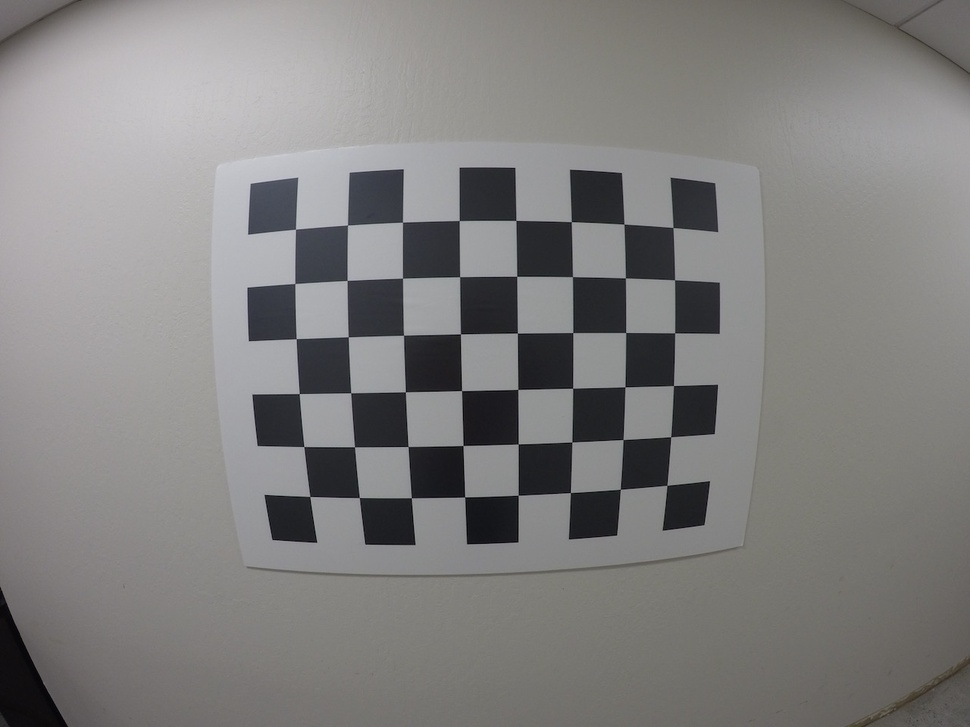
#> input picture sdcnd/CarND-Camera-Calibration/calibration_wide/GOPR0042.jpg, 970 x 727 px, shrunk from 1280 x 960 before the run
$ python perspective.py
#> lines starting #> are read from the running program, lines starting #| are printed output that depends on the picture; after the words box and inside, x2 and y2 are one past the last pixel; in counts of white or black regions, pixels touching at a corner belong together
import pickle
import cv2
import numpy as np
import matplotlib
matplotlib.use('svg')
import matplotlib.pyplot as plt
import matplotlib.image as mpimg

# Read in the saved camera matrix and distortion coefficients
# These are the arrays you calculated using cv2.calibrateCamera()
dist_pickle = pickle.load( open( "calibration_wide/wide_dist_pickle.p", "rb" ) )
#> (reads sdcnd/CarND-Camera-Calibration/calibration_wide/wide_dist_pickle.p from the repository)
mtx = dist_pickle["mtx"]
dist = dist_pickle["dist"]

# Read in an image
img = cv2.imread('calibration_wide/GOPR0042.jpg')
#> img is the input picture: shape (727, 970, 3); mean B, G, R 127.1, 127.8, 128.9
nx = 8 # the number of inside corners in x
ny = 6 # the number of inside corners in y

# MODIFY THIS FUNCTION TO GENERATE OUTPUT
# THAT LOOKS LIKE THE IMAGE ABOVE
def corners_unwarp(img, nx, ny, mtx, dist):
    # Pass in your image into this function
    # Write code to do the following steps
    # 1) Undistort using mtx and dist
#> called with nx = 8, ny = 6, mtx = array of shape (3, 3), dist = array of shape (1, 5)
    undist = cv2.undistort(img, mtx, dist, None, mtx)
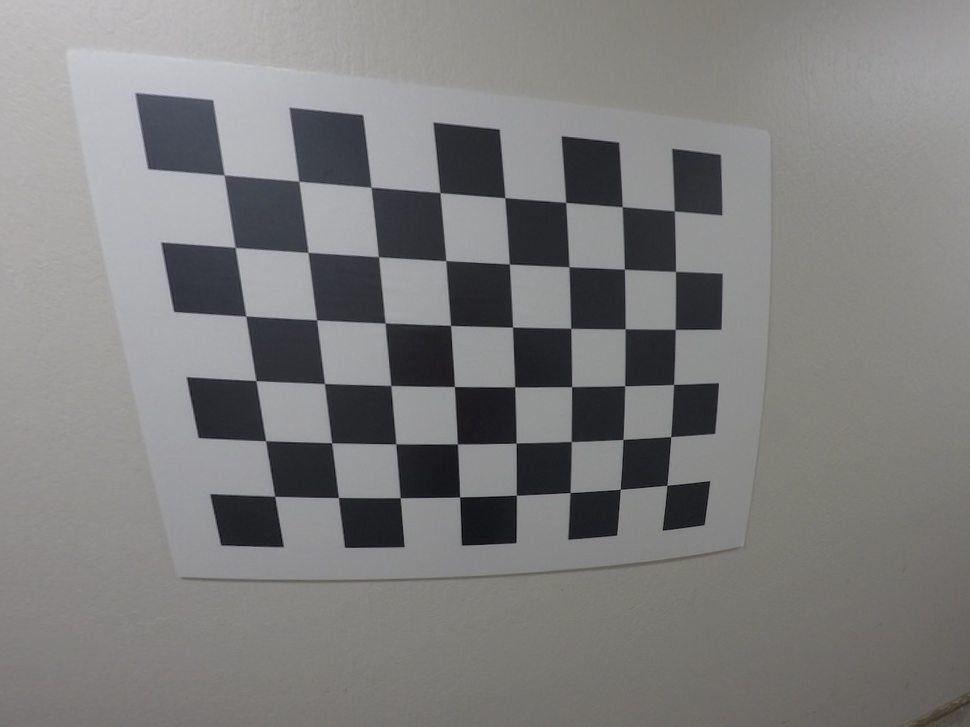
#> undist: shape (727, 970, 3); mean B, G, R 125.8, 126.2, 126.6
    # 2) Convert to grayscale
    gray = cv2.cvtColor(undist, cv2.COLOR_BGR2GRAY)
    # 3) Find the chessboard corners
    ret, corners = cv2.findChessboardCorners(gray, (nx, ny), None)
#> ret = True; corners = 48 rows, first 8: [224.2, 175], [298.9, 181.1], [371.1, 187.1], [439.9, 192.7], [504.9, 197.8], [566, 202.5], [622, 206.9], [674.2, 210.9]

    #print(corners.shape)
    #print(corners[0:4][0:4])
    # If found, draw corners
    warped = None
    M = None
    print(ret)
#| True
    if ret == True:
        # Draw and display the corners
        cv2.drawChessboardCorners(undist, (nx, ny), corners, ret)
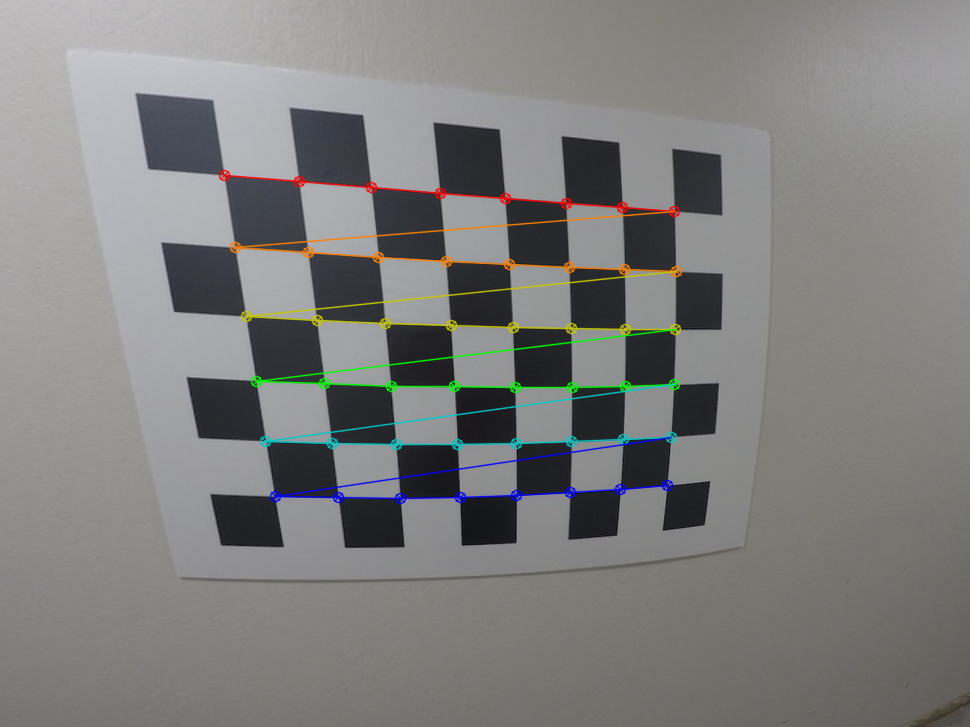
#> undist: shape (727, 970, 3); 2.51% of pixels changed, all inside (x1, y1, x2, y2) = (218, 169, 683, 505)
        # 4) If corners found:
        # a) draw corners
        # b) define 4 source points src = np.float32([[,],[,],[,],[,]])
        source_list = []
        source_list.append(corners[0][0])  # Add first corner
        source_list.append(corners[nx - 1][0])  # Add first corner of last row
        source_list.append(corners[-1][0])  # Add very last corner (same as nx * ny - 1)
        source_list.append(corners[-nx][0]) # Add last corner on first row (same as nx * (ny - 1)
        source_points = np.float32(source_list)
#> source_points = [[224.2, 175], [674.2, 210.9], [667, 485], [275.2, 496.5]]
        #print(source_points)
         #Note: you could pick any four of the detected corners
         # as long as those four corners define a rectangle
         #One especially smart way to do this would be to use four well-chosen
         # corners that were automatically detected during the undistortion steps
         #We recommend using the automatic detection of corners in your code

        # c) define 4 destination points dst = np.float32([[,],[,],[,],[,]])
        image_size = undist.shape[0:2]
#> image_size = (727, 970)
        square_height = image_size[0] / ny
#> square_height = 121.2
        square_width = image_size[1] / nx
#> square_width = 121.2
        # Note that corner coordinates need to be in cv2 (x, y) order
        offset = 100
        destination_list = [[offset, offset], \
            [image_size[1] - offset, offset], \
            [image_size[1] - offset, image_size[0] - offset], \
            [offset, image_size[0] - offset]]
        destination_points = np.float32(destination_list)
        #print(destination_points)
        # d) use cv2.getPerspectiveTransform() to get M, the transform matrix
        M = cv2.getPerspectiveTransform(source_points, destination_points)
#> M = [[1.27, -0.238, -155.1], [-0.129, 1.24, -100.1], [-0.000272, -0.000318, 1]]
        # e) use cv2.warpPerspective() to warp your image to a top-down view
        cv2_image_size = (image_size[1], image_size[0]) # cv2 size is (width, height)
#> cv2_image_size = (970, 727)
        warped = cv2.warpPerspective(undist, M, cv2_image_size, flags=cv2.INTER_LINEAR)
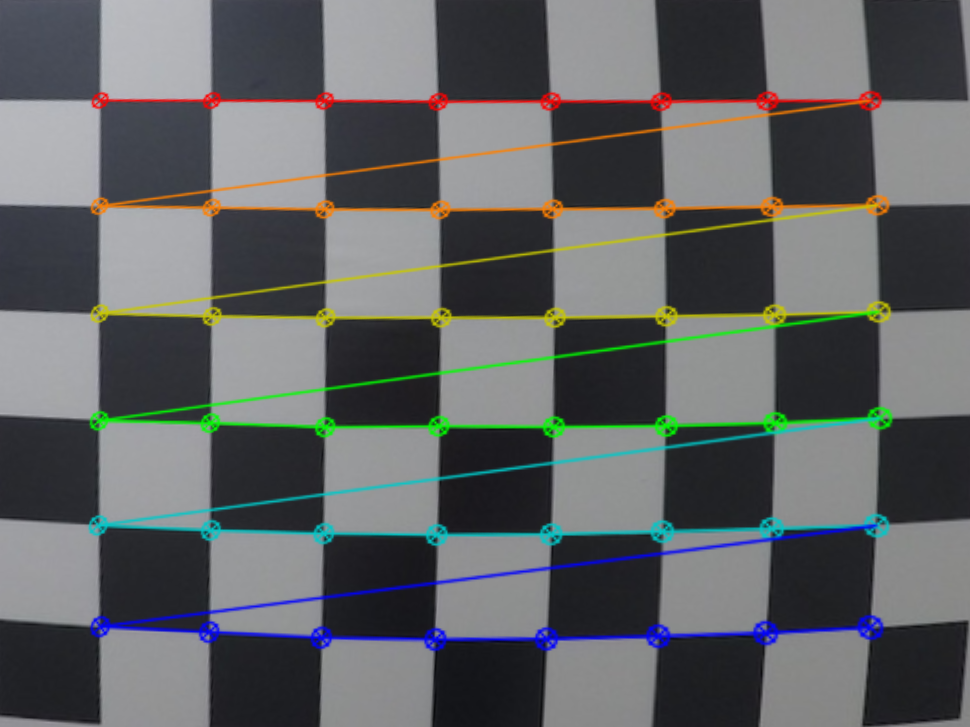
#> warped: shape (727, 970, 3); mean B, G, R 99.7, 98.6, 96
        #print(warped)
    return warped, M

top_down, perspective_M = corners_unwarp(img, nx, ny, mtx, dist)
#> perspective_M has the same summary as M in corners_unwarp
#print(top_down)
"""
f, (ax1, ax2) = plt.subplots(1, 2, figsize=(24, 9))
f.tight_layout()
ax1.imshow(img)
ax1.set_title('Original Image', fontsize=50)
ax2.imshow(top_down)
ax2.set_title('Undistorted and Warped Image', fontsize=50)
plt.subplots_adjust(left=0., right=1, top=0.9, bottom=0.)
"""
mpimg.imsave('topdown.png', top_down)
